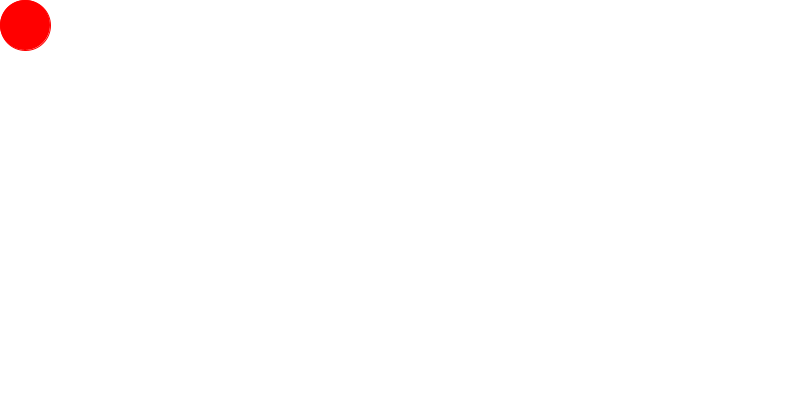
Frame 1 (no input)
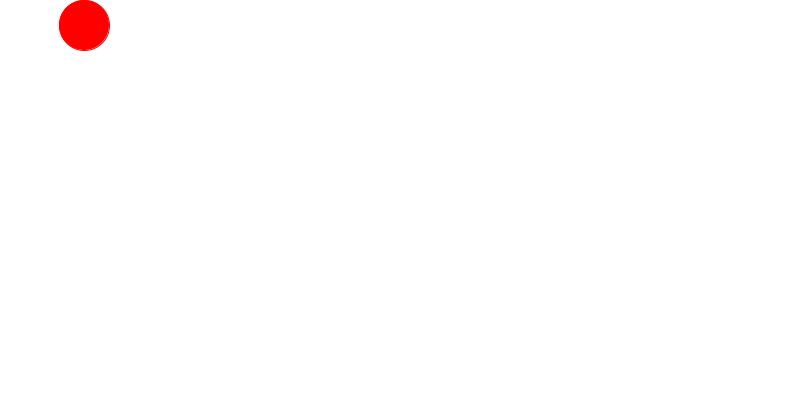
Frame 60 (the mouse pressed at the canvas centre just before this capture)
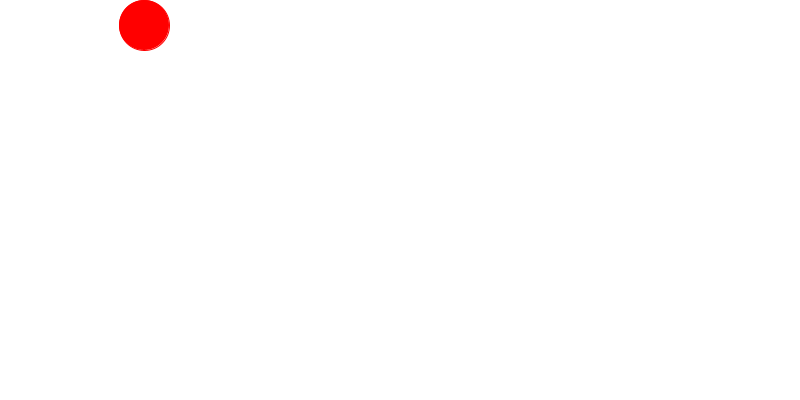
Frame 120 (the mouse held since frame 60 and released just before this capture)

The Processing sketch that drew these frames (run headless with seeded random() and noise(); from frame 60 on, the mouse is pressed at the canvas centre):

// Processing sketch: processing_70625
// ── processing_70625.pde

int x=25;
int y=25;

int bandera=1;
int bandera1=1;
 
void setup () {
size (800,400);
smooth();
stroke(255,0,0);
fill (255,0,0);
frameRate(200);
}
void draw () {
  
background (255);
ellipse(x,y,50,50);

    if(x<= width-25){
      if(bandera==1){
      x=x+1;
    }
    }
    
    else{
    bandera=0;
    }
    if( bandera==0) {
      y=y+1;
      if (y==375){
      bandera=2;
    }
  }
    
     
    if(bandera==2){
      x=x-1;
      if(x==25){
        bandera=3;
        }
      }
    
    if(bandera==3){
      y=y-1;
      if(y==25){
        bandera=4;
        }
      }
    if(bandera==4){
      x=x+1;
      if(x==25){
        bandera=5;
        }
      }
    }
